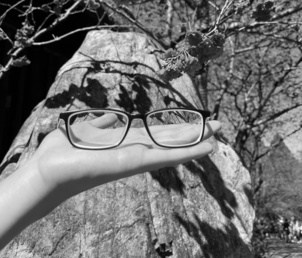
#> input picture hw2/v1/input.jpeg, 302 x 258 px
$ python code.py
#> lines starting #> are read from the running program, lines starting #| are printed output that depends on the picture
import cv2
import numpy as np

image = np.array(cv2.imread("input.jpeg", cv2.IMREAD_GRAYSCALE))
#> image is the input picture: shape (258, 302); min 0, max 253, mean 111.9

d_2 = np.array([
    [0, 128, 32, 160],
    [192, 64, 224, 96],
    [48, 176, 16, 144],
    [240, 112, 208, 80],
])
d_1 = np.array([
    [0, 56],
    [84, 28],
])

# (A)
D = d_2
while D.shape[0] < image.shape[0]:
    D = np.vstack((D, D))
while D.shape[1] < image.shape[1]:
    D = np.hstack((D, D))
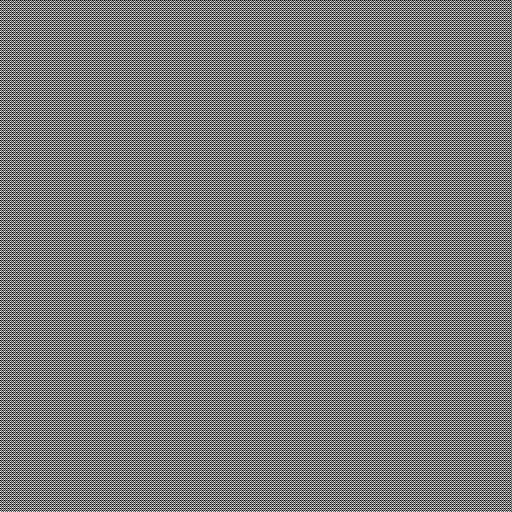
#> D: shape (512, 512) int64; min 0, max 240, mean 120

for i in range(image.shape[0]):
    for j in range(image.shape[1]):
        image[i][j] = 255 if image[i][j] > D[i][j] else 0
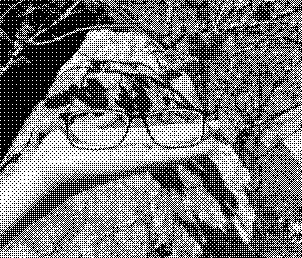
#> image: shape (258, 302); 46.8% white in thin lines or dots

cv2.imwrite('output-a.jpeg', image)

# (B)
D = d_1
while D.shape[0] < image.shape[0]:
    D = np.vstack((D, D))
while D.shape[1] < image.shape[1]:
    D = np.hstack((D, D))
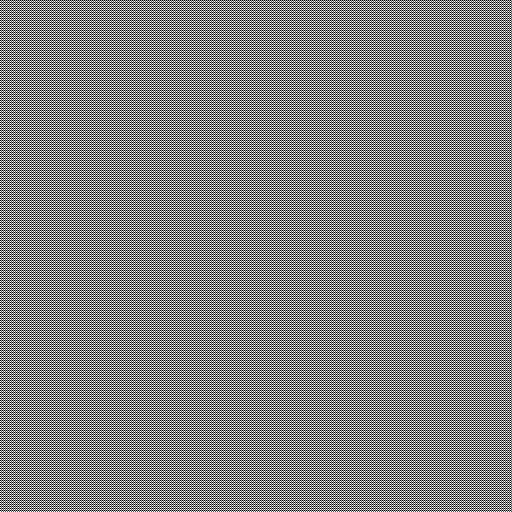
#> D: shape (512, 512) int64; min 0, max 84, mean 42; drawn with min black and max white

for i in range(image.shape[0]):
    for j in range(image.shape[1]):
        q = image[i][j] / (255 / 3)
        image[i][j] = 255 if image[i][j] > D[i][j] else 0

cv2.imwrite('output-b.jpeg', image)
